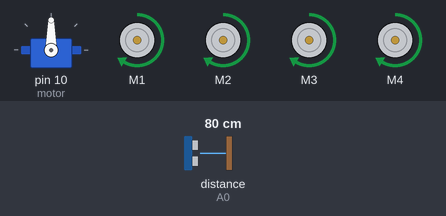
Bench run of a sketch on a simulated Arduino Uno, built with avr-gcc and run on an emulated ATmega328P. Shown: servo, 4 × DC motor (green arrow = forward, orange = backward, longer = faster). Wiring (inferred from the names in the program): ultrasonic range finder: trigger A1; echo A0. The inputs (shaded band) are chosen by the test bench; at power-on: distance to the obstacle (sensor on A0) 80 cm. The echo pulse lasts 58.3 µs per cm.

Above: at 1.2 s.
1.3 s: distance to the obstacle (sensor on A0) set to 15 cm
2.8 s: distance to the obstacle (sensor on A0) set to 11 cm
At 3.5 s:
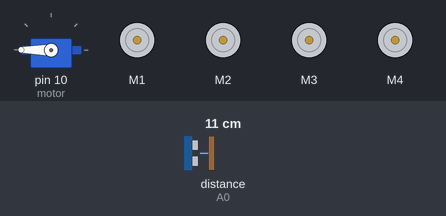
5.8 s: distance to the obstacle (sensor on A0) set to 18 cm
At 8.2 s:
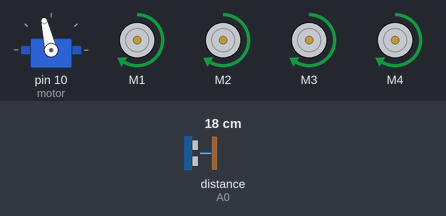
8.8 s: distance to the obstacle (sensor on A0) set to 2 cm
At 10.3 s:
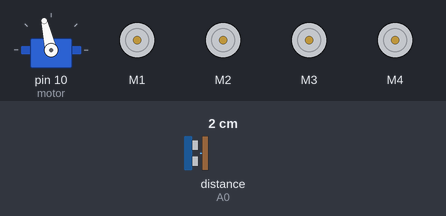
11.8 s: distance to the obstacle (sensor on A0) set to 35 cm
At 13.6 s:
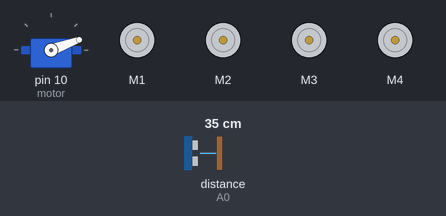
Timing chart, 0 to 15.3 s (numbered marks = the images above; inputs shaded):
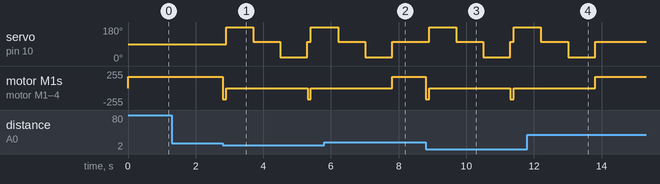

The sketch:

obstacle_avoidance_car.ino
```cpp
#include <Servo.h>
#include <AFMotor.h>
#define Echo A0
#define Trig A1
#define motor 10
#define Speed 170
#define spoint 103
// variables are made
char value;
int distance;
int Left;
int Right;
int L = 0;
int R = 0;
int L1 = 0;
int R1 = 0;
//objects made from libraries
Servo servo;
AF_DCMotor M1(1);
AF_DCMotor M2(2);
AF_DCMotor M3(3);
AF_DCMotor M4(4);
void setup() {
 // servo motor instuctions
  Serial.begin(9600);
  pinMode(Trig, OUTPUT);
  pinMode(Echo, INPUT);
  servo.attach(motor);
  M1.setSpeed(Speed);
  M2.setSpeed(Speed);
  M3.setSpeed(Speed);
  M4.setSpeed(Speed);
}

void loop() {
  Obstacle();
}
//obstacle avoiding code
void Obstacle() {
  distance = ultrasonic();
  if (distance <= 12) {
    Stop();
    backward();
    delay(100);
    Stop();
    L = leftsee();
    servo.write(spoint);
    delay(800);
    R = rightsee();
    servo.write(spoint);
    if (L < R) {
      right();
      delay(500);
      Stop();
      delay(200);
    } else if (L > R) {
      left();
      delay(500);
      Stop();
      delay(200);
    }
  } else {
    forward();
  }
}

// Ultrasonic sensor distance reading function
int ultrasonic() {
  digitalWrite(Trig, LOW);
  delayMicroseconds(4);
  digitalWrite(Trig, HIGH);
  delayMicroseconds(10);
  digitalWrite(Trig, LOW);
  long t = pulseIn(Echo, HIGH);
  long cm = t / 29 / 2; //time convert distance
  return cm;
}

void forward() {
  M1.run(FORWARD);
  M2.run(FORWARD);
  M3.run(FORWARD);
  M4.run(FORWARD);
}
void backward() {
  M1.run(BACKWARD);
  M2.run(BACKWARD);
  M3.run(BACKWARD);
  M4.run(BACKWARD);
}
void right() {
  M1.run(BACKWARD);
  M2.run(BACKWARD);
  M3.run(FORWARD);
  M4.run(FORWARD);
}
void left() {
  M1.run(FORWARD);
  M2.run(FORWARD);
  M3.run(BACKWARD);
  M4.run(BACKWARD);
}
void Stop() {
  M1.run(RELEASE);
  M2.run(RELEASE);
  M3.run(RELEASE);
  M4.run(RELEASE);
}
int rightsee() {
  servo.write(20);
  delay(800);
  Left = ultrasonic();
  return Left;
}
int leftsee() {
  servo.write(180);
  delay(800);
  Right = ultrasonic();
  return Right;
}
```

Measured:
- the behaviour switches between 14 and 13 cm on distance to the obstacle (sensor on A0) (found by bisection; images 0 and 1)
- after the input at 1.3 s, every drawn part: stays the same
- after the input at 2.8 s, servo on pin 10 (motor): 90° → 180° after 0.10 s, → 103° 0.80 s later, → 20° 0.80 s later, → 103° 0.80 s later, … (5 changes in this stretch); motor M1–4: alternates backward 170/255 for 0.10 s and stopped for 2.4 s, starting at once
- after the input at 5.8 s, servo on pin 10 (motor): goes on until 7.8 s, then stays 103°
- after the input at 8.8 s, servo on pin 10 (motor): 103° → 180° after 0.10 s, → 103° 0.80 s later, → 20° 0.80 s later, → 103° 0.80 s later, … (5 changes in this stretch); motor M1–4: alternates backward 170/255 for 0.10 s and stopped for 2.4 s, starting at once
- after the input at 11.8 s, servo on pin 10 (motor): goes on until 13.8 s, then stays 103°
